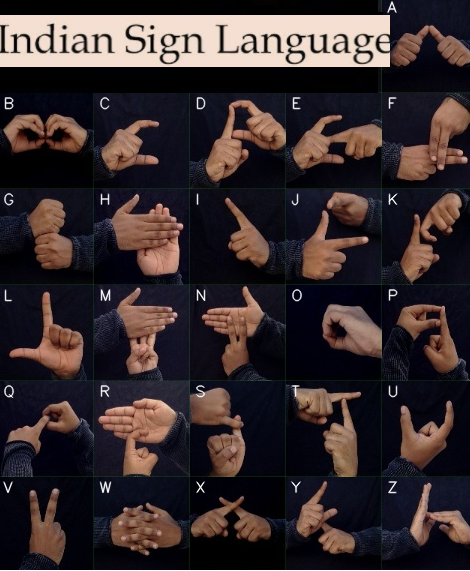
#> input picture gesture.png, 470 x 571 px, given in place of the camera
$ python collect-data.py
#> lines starting #> are read from the running program, lines starting #| are printed output that depends on the picture; after the words box and inside, x2 and y2 are one past the last pixel; in counts of white or black regions, pixels touching at a corner belong together; pictures that were not available may be replaced by others from this repository, and a replacement may not be noted
import cv2
import numpy as np
import os

# Create the directory structure
if not os.path.exists("data"):
    os.makedirs("data")
    os.makedirs("data/train")
    os.makedirs("data/test")
    os.makedirs("data/train/A")
    os.makedirs("data/train/B")
    os.makedirs("data/train/C")
    os.makedirs("data/train/D")
    os.makedirs("data/train/E")
    os.makedirs("data/train/F")
    os.makedirs("data/train/G")
    os.makedirs("data/train/H")
    os.makedirs("data/train/I")
    os.makedirs("data/train/J")
    os.makedirs("data/train/K")
    os.makedirs("data/train/L")
    os.makedirs("data/train/M")
    os.makedirs("data/train/N")
    os.makedirs("data/train/O")
    os.makedirs("data/train/P")
    os.makedirs("data/train/Q")
    os.makedirs("data/train/R")
    os.makedirs("data/train/S")
    os.makedirs("data/train/T")
    os.makedirs("data/train/U")
    os.makedirs("data/train/V")
    os.makedirs("data/train/W")
    os.makedirs("data/train/X")
    os.makedirs("data/train/Y")
    os.makedirs("data/train/Z")


    os.makedirs("data/test/A")
    os.makedirs("data/test/B")
    os.makedirs("data/test/C")
    os.makedirs("data/test/D")
    os.makedirs("data/test/E")
    os.makedirs("data/test/F")
    os.makedirs("data/test/G")
    os.makedirs("data/test/H")
    os.makedirs("data/test/I")
    os.makedirs("data/test/J")
    os.makedirs("data/test/K")
    os.makedirs("data/test/L")
    os.makedirs("data/test/M")
    os.makedirs("data/test/N")
    os.makedirs("data/test/O")
    os.makedirs("data/test/P")
    os.makedirs("data/test/Q")
    os.makedirs("data/test/R")
    os.makedirs("data/test/S")
    os.makedirs("data/test/T")
    os.makedirs("data/test/U")
    os.makedirs("data/test/V")
    os.makedirs("data/test/W")
    os.makedirs("data/test/X")
    os.makedirs("data/test/y")
    os.makedirs("data/test/Z")


# Train or test
mode = 'train'
directory = 'data/'+mode+'/'

cap = cv2.VideoCapture(0)

while True:
    _, frame = cap.read()
#> frame is the input picture: shape (571, 470, 3); mean B, G, R 46.5, 44.7, 55.4
    # Simulating mirror image
    frame = cv2.flip(frame, 1)

    # Getting count of existing images
    count = {'A': len(os.listdir(directory+"/A")),
             'B': len(os.listdir(directory+"/B")),
             'C': len(os.listdir(directory+"/C")),
             'D': len(os.listdir(directory+"/D")),
             'E': len(os.listdir(directory+"/E")),
             'F': len(os.listdir(directory+"/F")),
             'G': len(os.listdir(directory+"/G")),
             'H': len(os.listdir(directory+"/H")),
             'I': len(os.listdir(directory+"/I")),
             'J': len(os.listdir(directory+"/J")),
             'K': len(os.listdir(directory+"/K")),
             'L': len(os.listdir(directory+"/L")),
             'M': len(os.listdir(directory+"/M")),
             'N': len(os.listdir(directory+"/N")),
             'O': len(os.listdir(directory+"/O")),
             'P': len(os.listdir(directory+"/P")),
             'Q': len(os.listdir(directory+"/Q")),
             'R': len(os.listdir(directory+"/R")),
             'S': len(os.listdir(directory+"/S")),
             'T': len(os.listdir(directory+"/T")),
             'U': len(os.listdir(directory+"/U")),
             'V': len(os.listdir(directory+"/V")),
             'W': len(os.listdir(directory+"/W")),
             'X': len(os.listdir(directory+"/X")),
             'Y': len(os.listdir(directory+"/Y")),
             'Z': len(os.listdir(directory+"/Z")),
             }

    # Printing the count in each set to the screen
    cv2.putText(frame, "IMAGE COUNT MODE : "+mode, (0,1), cv2.FONT_HERSHEY_PLAIN, 1, (0,255,255), 1)
#> frame: shape (571, 470, 3); mean B, G, R 46.5, 44.7, 55.4
    #cv2.putText(frame, "IMAGE COUNT", (10, 20), cv2.FONT_HERSHEY_PLAIN, 1, (0,255,255), 1)
    cv2.putText(frame, "A : "+str(count['A']), (10, 20), cv2.FONT_HERSHEY_PLAIN, 1, (0,255,255), 1)
#> frame: shape (571, 470, 3); mean B, G, R 46.5, 44.8, 55.5
    cv2.putText(frame, "B : "+str(count['B']), (10, 40), cv2.FONT_HERSHEY_PLAIN, 1, (0,255,255), 1)
#> frame: shape (571, 470, 3); mean B, G, R 46.5, 44.8, 55.5
    cv2.putText(frame, "C : "+str(count['C']), (10, 60), cv2.FONT_HERSHEY_PLAIN, 1, (0,255,255), 1)
#> frame: shape (571, 470, 3); mean B, G, R 46.5, 44.9, 55.5
    cv2.putText(frame, "D : "+str(count['D']), (10, 80), cv2.FONT_HERSHEY_PLAIN, 1, (0,255,255), 1)
#> frame: shape (571, 470, 3); mean B, G, R 46.5, 44.9, 55.6
    cv2.putText(frame, "E : "+str(count['E']), (10, 100), cv2.FONT_HERSHEY_PLAIN, 1, (0,255,255), 1)
#> frame: shape (571, 470, 3); mean B, G, R 46.5, 44.9, 55.6
    cv2.putText(frame, "F : "+str(count['F']), (10, 120), cv2.FONT_HERSHEY_PLAIN, 1, (0,255,255), 1)
#> frame: shape (571, 470, 3); mean B, G, R 46.5, 45, 55.6
    cv2.putText(frame, "G : "+str(count['G']), (10, 140), cv2.FONT_HERSHEY_PLAIN, 1, (0,255,255), 1)
#> frame: shape (571, 470, 3); mean B, G, R 46.5, 45, 55.7
    cv2.putText(frame, "H : "+str(count['H']), (10, 160), cv2.FONT_HERSHEY_PLAIN, 1, (0,255,255), 1)
#> frame: shape (571, 470, 3); mean B, G, R 46.5, 45, 55.7
    cv2.putText(frame, "I : "+str(count['I']), (10, 180), cv2.FONT_HERSHEY_PLAIN, 1, (0,255,255), 1)
#> frame: shape (571, 470, 3); mean B, G, R 46.5, 45.1, 55.7
    cv2.putText(frame, "J : "+str(count['J']), (10, 200), cv2.FONT_HERSHEY_PLAIN, 1, (0,255,255), 1)
#> frame: shape (571, 470, 3); mean B, G, R 46.4, 45.1, 55.7
    cv2.putText(frame, "K : "+str(count['K']), (10, 220), cv2.FONT_HERSHEY_PLAIN, 1, (0,255,255), 1)
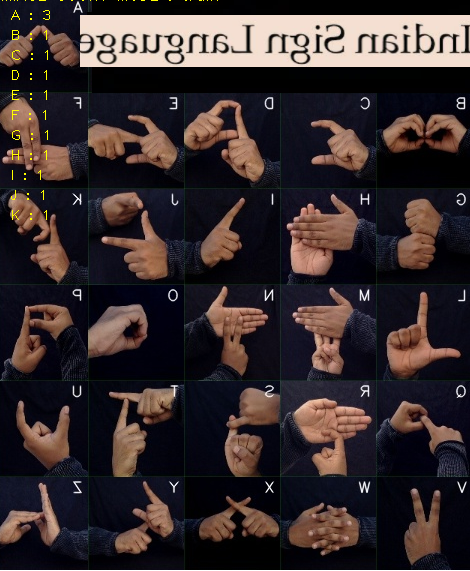
#> frame: shape (571, 470, 3); mean B, G, R 46.4, 45.1, 55.8
    cv2.putText(frame, "L : "+str(count['L']), (10, 240), cv2.FONT_HERSHEY_PLAIN, 1, (0,255,255), 1)
#> frame: shape (571, 470, 3); 0.01% of pixels changed, all inside (x1, y1, x2, y2) = (12, 230, 46, 240)
    cv2.putText(frame, "M : "+str(count['M']), (10, 260), cv2.FONT_HERSHEY_PLAIN, 1, (0,255,255), 1)
#> frame: shape (571, 470, 3); mean B, G, R 46.4, 45.2, 55.8
    cv2.putText(frame, "N : "+str(count['N']), (10, 280), cv2.FONT_HERSHEY_PLAIN, 1, (0,255,255), 1)
#> frame: shape (571, 470, 3); mean B, G, R 46.4, 45.2, 55.9
    cv2.putText(frame, "O : "+str(count['O']), (10, 300), cv2.FONT_HERSHEY_PLAIN, 1, (0,255,255), 1)
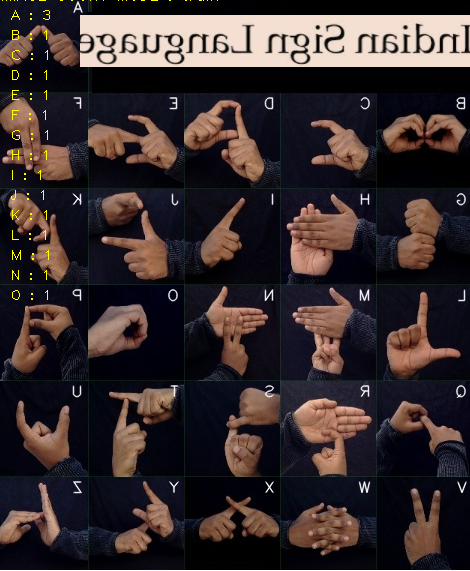
#> frame: shape (571, 470, 3); mean B, G, R 46.4, 45.3, 55.9
    cv2.putText(frame, "P : "+str(count['P']), (10, 320), cv2.FONT_HERSHEY_PLAIN, 1, (0,255,255), 1)
#> frame: shape (571, 470, 3); 0.02% of pixels changed, all inside (x1, y1, x2, y2) = (12, 310, 47, 320)
    cv2.putText(frame, "Q : "+str(count['Q']), (10, 340), cv2.FONT_HERSHEY_PLAIN, 1, (0,255,255), 1)
#> frame: shape (571, 470, 3); mean B, G, R 46.4, 45.4, 56
    cv2.putText(frame, "R : "+str(count['R']), (10, 360), cv2.FONT_HERSHEY_PLAIN, 1, (0,255,255), 1)
#> frame: shape (571, 470, 3); mean B, G, R 46.4, 45.4, 56
    cv2.putText(frame, "S : "+str(count['S']), (10, 380), cv2.FONT_HERSHEY_PLAIN, 1, (0,255,255), 1)
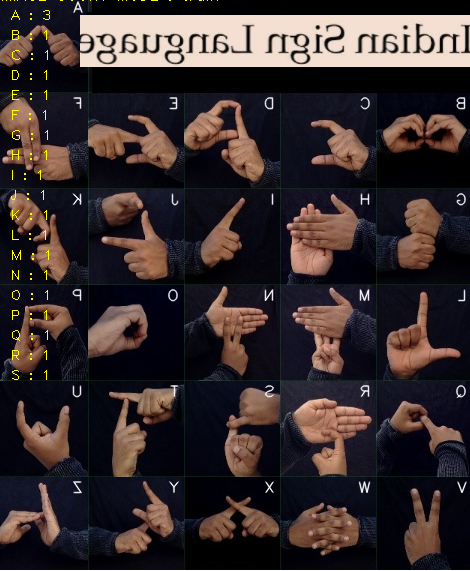
#> frame: shape (571, 470, 3); mean B, G, R 46.4, 45.4, 56.1
    cv2.putText(frame, "T : "+str(count['T']), (10, 400), cv2.FONT_HERSHEY_PLAIN, 1, (0,255,255), 1)
#> frame: shape (571, 470, 3); 0.01% of pixels changed, all inside (x1, y1, x2, y2) = (11, 390, 47, 400)
    cv2.putText(frame, "U : "+str(count['U']), (10, 420), cv2.FONT_HERSHEY_PLAIN, 1, (0,255,255), 1)
#> frame: shape (571, 470, 3); mean B, G, R 46.4, 45.5, 56.1
    cv2.putText(frame, "V : "+str(count['V']), (10, 440), cv2.FONT_HERSHEY_PLAIN, 1,  (0,255,255), 1)
#> frame: shape (571, 470, 3); mean B, G, R 46.4, 45.5, 56.1
    cv2.putText(frame, "W : "+str(count['W']), (10, 460), cv2.FONT_HERSHEY_PLAIN, 1, (0,255,255), 1)
    cv2.putText(frame, "X : "+str(count['X']), (10, 480), cv2.FONT_HERSHEY_PLAIN, 1, (0,255,255), 1)
#> frame: shape (571, 470, 3); mean B, G, R 46.4, 45.6, 56.2
    cv2.putText(frame, "Y : "+str(count['Y']), (10, 500), cv2.FONT_HERSHEY_PLAIN, 1, (0,255,255), 1)
#> frame: shape (571, 470, 3); mean B, G, R 46.4, 45.6, 56.2
    cv2.putText(frame, "Z : "+str(count['Z']), (10, 520), cv2.FONT_HERSHEY_PLAIN, 1, (0,255,255), 1)
#> frame: shape (571, 470, 3); mean B, G, R 46.3, 45.6, 56.3


    # Coordinates of the ROI
    x1 = int(0.5*frame.shape[1])
#> x1 = 235
    y1 = 60
    x2 = frame.shape[1]-10
#> x2 = 460
    y2 = int(0.5*frame.shape[1])
#> y2 = 235
    # Drawing the ROI
    # The increment/decrement by 1 is to compensate for the bounding box
    cv2.rectangle(frame, (x1-1, y1-1), (x2+1, y2+1), (255,0,0) ,1)
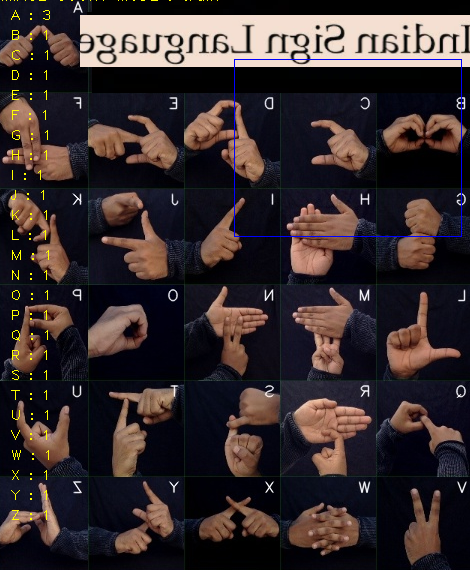
#> frame: shape (571, 470, 3); mean B, G, R 46.8, 45.4, 55.9
    # Extracting the ROI
    roi = frame[y1:y2, x1:x2]
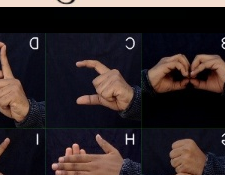
#> roi: shape (175, 225, 3); mean B, G, R 38.9, 37, 46.5
    roi = cv2.resize(roi, (64, 64))
#> roi: shape (64, 64, 3)

    cv2.imshow("Frame", frame)

    # [5 lines of commented-out code are left out]
    roi = cv2.cvtColor(roi, cv2.COLOR_BGR2GRAY)
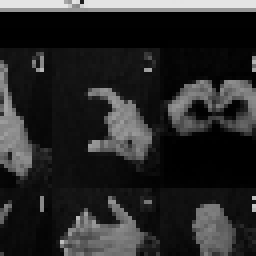
#> roi: shape (64, 64) (shown 4 times larger); min 0, max 228, mean 40
    _, roi = cv2.threshold(roi, 120, 255, cv2.THRESH_BINARY)
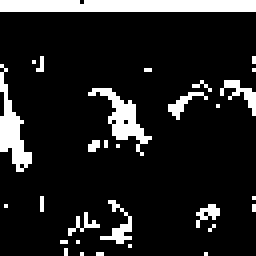
#> roi: shape (64, 64) (shown 4 times larger); 12.7% white; 30 white regions (24 under 20 px), largest, box (x1, y1, x2, y2) and area: (0, 0, 64, 3) 191, (0, 16, 8, 43) 87, (22, 22, 38, 39) 82, (25, 50, 33, 61) 30, (55, 20, 64, 29) 29, (42, 23, 52, 30) 22
    cv2.imshow("ROI", roi)

    interrupt = cv2.waitKey(10)
#> (key e is pressed here)
    if interrupt & 0xFF == 27: # esc key
        break
    if interrupt & 0xFF == ord('a'):
        cv2.imwrite(directory+'A/'+str(count['A'])+'.jpg', roi)
    if interrupt & 0xFF == ord('b'):
        cv2.imwrite(directory+'B/'+str(count['B'])+'.jpg', roi)
    if interrupt & 0xFF == ord('c'):
        cv2.imwrite(directory+'C/'+str(count['C'])+'.jpg', roi)
    if interrupt & 0xFF == ord('d'):
        cv2.imwrite(directory+'D/'+str(count['D'])+'.jpg', roi)
    if interrupt & 0xFF == ord('e'):
        cv2.imwrite(directory+'E/'+str(count['E'])+'.jpg', roi)
    if interrupt & 0xFF == ord('f'):
        cv2.imwrite(directory+'F/'+str(count['F'])+'.jpg', roi)
    if interrupt & 0xFF == ord('g'):
        cv2.imwrite(directory+'G/'+str(count['G'])+'.jpg', roi)
    if interrupt & 0xFF == ord('h'):
        cv2.imwrite(directory+'H/'+str(count['H'])+'.jpg', roi)
    if interrupt & 0xFF == ord('i'):
        cv2.imwrite(directory+'I/'+str(count['I'])+'.jpg', roi)
    if interrupt & 0xFF == ord('j'):
        cv2.imwrite(directory+'J/'+str(count['J'])+'.jpg', roi)
    if interrupt & 0xFF == ord('k'):
        cv2.imwrite(directory+'K/'+str(count['K'])+'.jpg', roi)
    if interrupt & 0xFF == ord('l'):
        cv2.imwrite(directory+'L/'+str(count['L'])+'.jpg', roi)
    if interrupt & 0xFF == ord('m'):
        cv2.imwrite(directory+'M/'+str(count['M'])+'.jpg', roi)
    if interrupt & 0xFF == ord('n'):
        cv2.imwrite(directory+'N/'+str(count['N'])+'.jpg', roi)
    if interrupt & 0xFF == ord('o'):
        cv2.imwrite(directory+'O/'+str(count['O'])+'.jpg', roi)
    if interrupt & 0xFF == ord('p'):
        cv2.imwrite(directory+'P/'+str(count['P'])+'.jpg', roi)
    if interrupt & 0xFF == ord('q'):
        cv2.imwrite(directory+'Q/'+str(count['Q'])+'.jpg', roi)
    if interrupt & 0xFF == ord('r'):
        cv2.imwrite(directory+'R/'+str(count['R'])+'.jpg', roi)
    if interrupt & 0xFF == ord('s'):
        cv2.imwrite(directory+'S/'+str(count['S'])+'.jpg', roi)
    if interrupt & 0xFF == ord('t'):
        cv2.imwrite(directory+'T/'+str(count['T'])+'.jpg', roi)
    if interrupt & 0xFF == ord('u'):
        cv2.imwrite(directory+'U/'+str(count['U'])+'.jpg', roi)
    if interrupt & 0xFF == ord('v'):
        cv2.imwrite(directory+'V/'+str(count['V'])+'.jpg', roi)
    if interrupt & 0xFF == ord('w'):
        cv2.imwrite(directory+'W/'+str(count['W'])+'.jpg', roi)
    if interrupt & 0xFF == ord('x'):
        cv2.imwrite(directory+'X/'+str(count['X'])+'.jpg', roi)
    if interrupt & 0xFF == ord('y'):
        cv2.imwrite(directory+'Y/'+str(count['Y'])+'.jpg', roi)
    if interrupt & 0xFF == ord('z'):
        cv2.imwrite(directory+'Z/'+str(count['Z'])+'.jpg', roi)


cap.release()
cv2.destroyAllWindows()
"""
d = "old-data/test/0"
newd = "data/test/0"
for walk in os.walk(d):
    for file in walk[2]:
        roi = cv2.imread(d+"/"+file)
        roi = cv2.cvtColor(roi, cv2.COLOR_BGR2GRAY)
        _, mask = cv2.threshold(roi, 120, 255, cv2.THRESH_BINARY)
        cv2.imwrite(newd+"/"+file, mask)
"""
